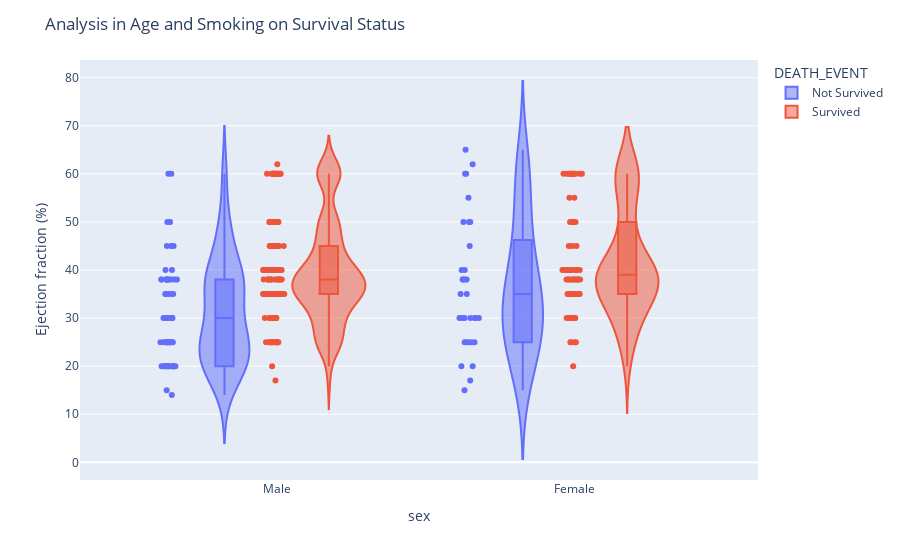

This figure's notebook cell:
### Code cell
fig = px.violin(dataset, y="ejection_fraction", x="sex", color="DEATH_EVENT", 
                labels = {"ejection_fraction":'Ejection fraction (%)'},box=True, points="all")

fig.update_layout(title_text="Analysis in Age and Smoking on Survival Status")
fig.show()

### Figure 1 — Plotly figure (JSON) as saved in the notebook; plotly's stock layout.template omitted (floating-point values rounded to 4 significant figures; data arrays with more than 128 entries replaced by an {"elided": "..."} marker saying what was removed)
{"data": [{"alignmentgroup": "True", "box": {"visible": true}, "hovertemplate": "DEATH_EVENT=Not Survived<br>sex=%{x}<br>Ejection fraction (%)=%{y}<extra></extra>", "legendgroup": "Not Survived", "marker": {"color": "#636efa"}, "name": "Not Survived", "offsetgroup": "Not Survived", "orientation": "v", "points": "all", "scalegroup": "True", "showlegend": true, "type": "violin", "x": ["Male", "Male", "Male", "Male", "Female", "Male", "Male", "Male", "Female", "Male", "Male", "Male", "Male", "Male", "Male", "Male", "Male", "Female", "Female", "Female", "Male", "Female", "Male", "Female", "Male", "Male", "Male", "Male", "Male", "Female", "Male", "Male", "Male", "Female", "Female", "Male", "Female", "Male", "Female", "Male", "Male", "Male", "Male", "Female", "Male", "Female", "Female", "Female", "Female", "Male", "Male", "Male", "Male", "Female", "Male", "Male", "Female", "Male", "Female", "Male", "Male", "Male", "Male", "Female", "Female", "Male", "Female", "Male", "Female", "Female", "Male", "Female", "Male", "Male", "Male", "Female", "Female", "Male", "Female", "Male", "Male", "Male", "Male", "Male", "Male", "Female", "Female", "Male", "Male", "Female", "Male", "Female", "Male", "Male", "Male"], "x0": " ", "xaxis": "x", "y": [20, 38, 20, 20, 20, 40, 15, 60, 65, 35, 38, 25, 30, 38, 50, 38, 14, 25, 55, 30, 35, 30, 38, 40, 45, 38, 30, 38, 45, 35, 50, 35, 50, 50, 38, 20, 30, 45, 60, 38, 25, 38, 20, 30, 25, 20, 62, 50, 38, 30, 20, 20, 25, 40, 35, 20, 15, 25, 25, 25, 35, 20, 20, 25, 25, 25, 30, 60, 60, 38, 40, 17, 38, 25, 30, 45, 35, 30, 38, 20, 25, 25, 38, 25, 30, 50, 25, 20, 45, 30, 20, 30, 25, 25, 20], "y0": " ", "yaxis": "y"}, {"alignmentgroup": "True", "box": {"visible": true}, "hovertemplate": "DEATH_EVENT=Survived<br>sex=%{x}<br>Ejection fraction (%)=%{y}<extra></extra>", "legendgroup": "Survived", "marker": {"color": "#EF553B"}, "name": "Survived", "offsetgroup": "Survived", "orientation": "v", "points": "all", "scalegroup": "True", "showlegend": true, "type": "violin", "x": {"elided": "202 str values"}, "x0": " ", "xaxis": "x", "y": {"elided": "202 int values"}, "y0": " ", "yaxis": "y"}], "layout": {"legend": {"title": {"text": "DEATH_EVENT"}, "tracegroupgap": 0}, "margin": {"t": 60}, "title": {"text": "Analysis in Age and Smoking on Survival Status"}, "violinmode": "group", "xaxis": {"anchor": "y", "domain": [0, 1], "title": {"text": "sex"}}, "yaxis": {"anchor": "x", "domain": [0, 1], "title": {"text": "Ejection fraction (%)"}}}}
